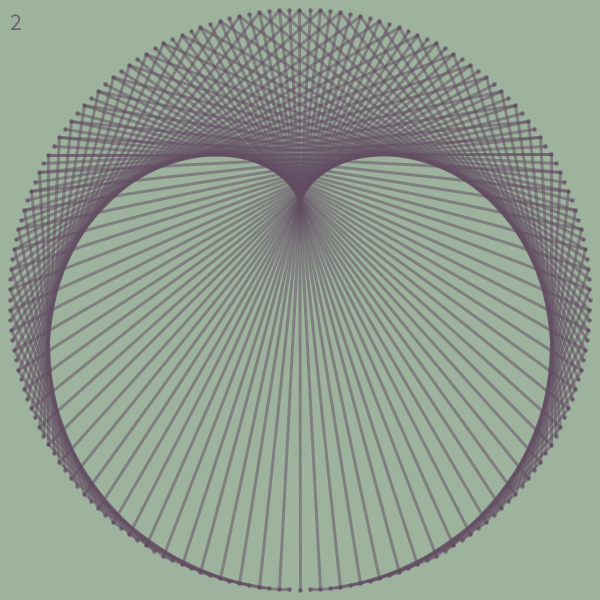
Frame 1 (no input)
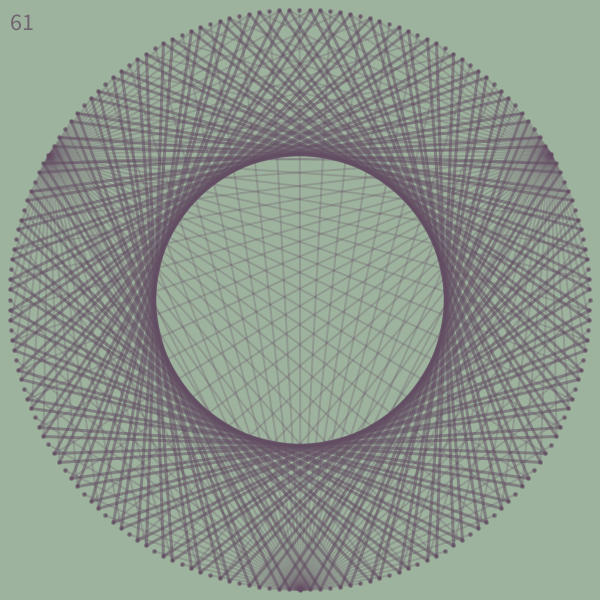
Frame 60 (the mouse pressed at the canvas centre just before this capture)
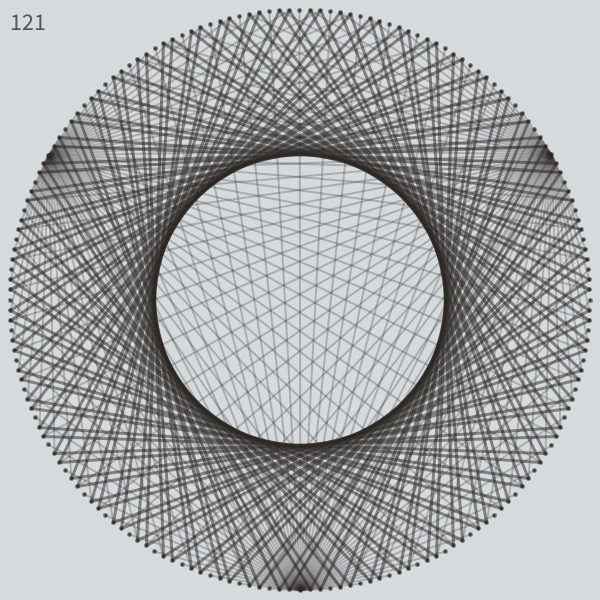
Frame 120 (the mouse held since frame 60 and released just before this capture)

The Processing sketch that drew these frames (run headless with seeded random() and noise(); from frame 60 on, the mouse is pressed at the canvas centre):

// Processing sketch: s004_modulo_circle
// ── s004_modulo_circle.pde
// made by alex
// iamalexbaker@gmail.com

float[] bgc = new float[3];
float csize = 2;
int m = 2;
int num_points = 180;
void setup(){
  size(600,600);
  //rectMode(CENTER);
  textSize(24);
  randomBG(1);
  //pointCircle(190,num_points);
  frameRate(20);
  strokeWeight(3);
}

void draw(){
  resetBG();
  pointCircle((width/2)-10,num_points);
  text(m,10,30);
  m++;
}

void pointCircle(float radius, int np){
  noStroke();
  float angle = TWO_PI/(float)np;
  for(int i=0;i<np;i++){
    float xp = width/2+(radius*sin(angle*i));
    float yp = height/2+(radius*cos(angle*i));
    iFill(0);
    circle(xp,yp,csize);
    iFill(1);
    //text(i,xp-4,yp+2);
  }
  
  for(int i=0;i<np;i++){
    int dest = (i*(m-1)) % num_points;
    float sx = width/2+(radius*sin(angle*i));
    float sy = height/2+(radius*cos(angle*i));
    float ex = width/2+(radius*sin(angle*dest));
    float ey = height/2+(radius*cos(angle*dest));
    iFill(2);
    line(sx,sy,ex,ey);
  }
  
  for(int i=0;i<np;i++){
    int dest = (i*m) % num_points;
    float sx = width/2+(radius*sin(angle*i));
    float sy = height/2+(radius*cos(angle*i));
    float ex = width/2+(radius*sin(angle*dest));
    float ey = height/2+(radius*cos(angle*dest));
    iFill(0);
    line(sx,sy,ex,ey);
  }
}

void randomBG(int set){
  int i = 0;
  float x = random(256);
  for(i=0;i<3;i++){
    // constrain for dull colours
    float r = 32;
    bgc[i] = constrain(x + random(r) - r/2,0,256);
  }
  if(set>0){
    background(bgc[0],bgc[1],bgc[2]);
  }
}
void resetBG(){
  background(bgc[0],bgc[1],bgc[2]);
}
void iFill(int mode){
  if(mode==0){//inverse
    strokeWeight(3);
    stroke(256-bgc[0],256-bgc[1],256-bgc[2],128);
    fill(256-bgc[0],256-bgc[1],256-bgc[2],192);
  }
  else if(mode==1){//bg colour
    strokeWeight(3);
    stroke(bgc[0],bgc[1],bgc[2],128);
    fill(bgc[0],bgc[1],bgc[2],192);
  }
  else if(mode==2){//inverse but weaker
    strokeWeight(2);
    stroke(256-bgc[0],256-bgc[1],256-bgc[2],64);
    fill(256-bgc[0],256-bgc[1],256-bgc[2],128);
  }
}

void mousePressed(){
  randomBG(0);
}
